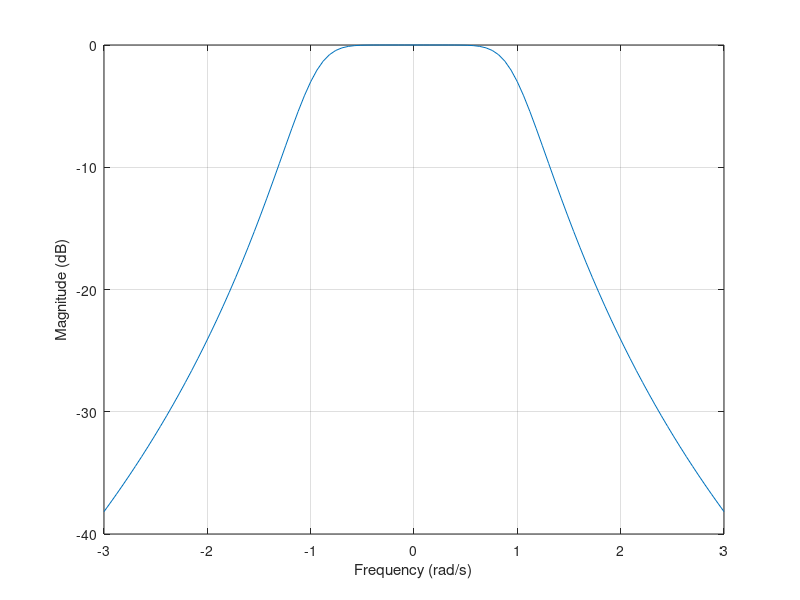

Write the MATLAB code that produced this figure. (Note: this script raises an error after producing the figure.)
%% a for poles (or factors from textbook)
a0 = [1 0.765 1];
a1 = [1 1.848 1];
a = conv(a0, a1);

%% b for zeros
b = 1;

%% calculate normalized frequency response
w = linspace(-3,3);
h = freqs(b,a,w);
mag = 20*log10(abs(h)); %% convert magnitude to dB
%phase = angle(h);
%phasedeg = phase*180/pi;

%% plot frequency response
%subplot(2,1,1)
plot(w,mag)
grid on
xlabel('Frequency (rad/s)')
ylabel('Magnitude (dB)')
xline(1); %% 3dB frequency (at cutoff frequency)

%subplot(2,1,2)
%plot(w,phasedeg)
%grid on
%xlabel('Frequency (rad/s)')
%ylabel('Phase (degrees)')